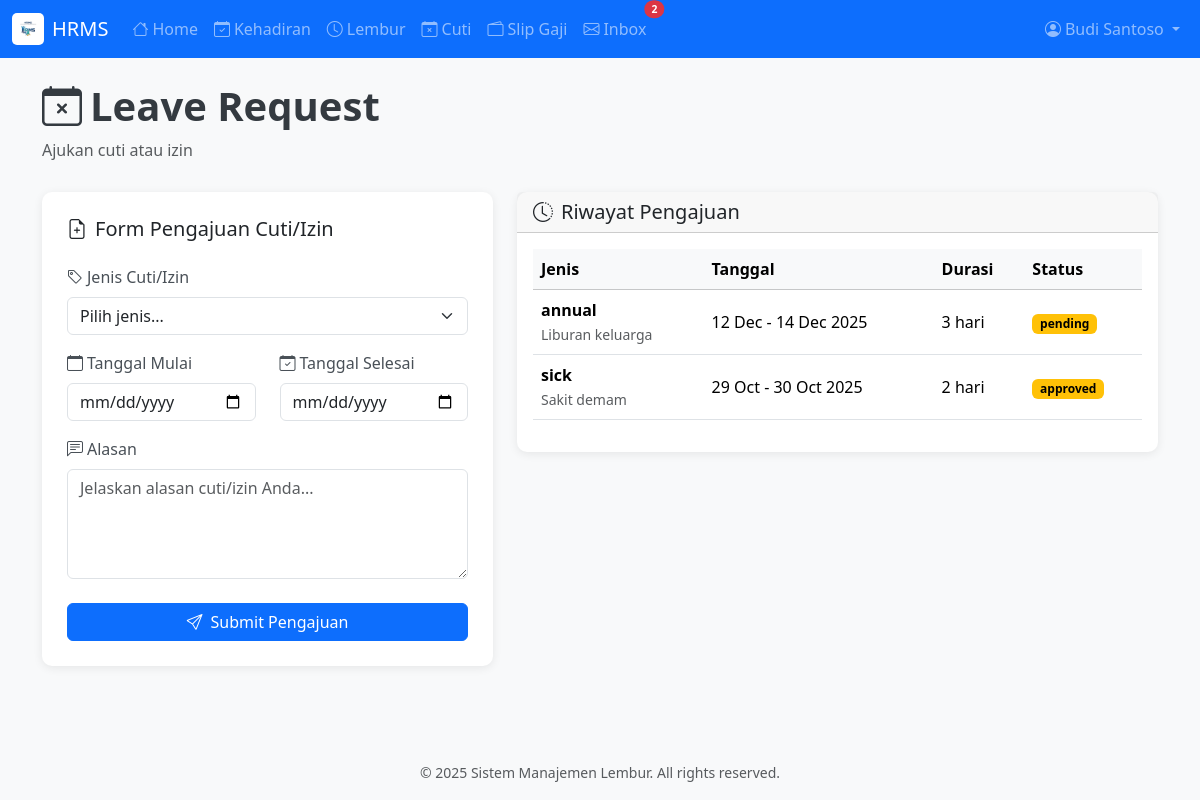
The page /leave.php (signed in) on the database its author committed.
### tables this page shows
CREATE TABLE leave_requests (
    id INT AUTO_INCREMENT PRIMARY KEY,
    employee_id INT NOT NULL,
    leave_type ENUM('annual', 'sick', 'personal', 'maternity', 'paternity', 'unpaid') NOT NULL,
    start_date DATE NOT NULL,
    end_date DATE NOT NULL,
    reason TEXT,
    status ENUM('pending', 'approved', 'rejected') DEFAULT 'pending',
    approved_by INT,
    created_at TIMESTAMP DEFAULT CURRENT_TIMESTAMP,
    updated_at TIMESTAMP DEFAULT CURRENT_TIMESTAMP ON UPDATE CURRENT_TIMESTAMP,
    INDEX idx_leave_employee (employee_id),
    INDEX idx_leave_status (status),
    FOREIGN KEY (employee_id) REFERENCES users(id) ON DELETE CASCADE,
    FOREIGN KEY (approved_by) REFERENCES users(id) ON DELETE SET NULL
);

### leave.php (the view, shortened to what this page needs)
<?php
$database = new Database();
$conn = $database->getConnection();
$userId = getCurrentUserId();
$stmtHistory = $conn->prepare("
    SELECT lr.*, u.full_name as approver_name
    FROM leave_requests lr
    LEFT JOIN users u ON lr.approved_by = u.id
    WHERE lr.employee_id = :user_id
    ORDER BY lr.created_at DESC
");
$stmtHistory->execute([':user_id' => $userId]);
$leaveHistory = $stmtHistory->fetchAll();
require_once 'includes/header.php';
?>
<div class="container">
    <div class="page-header">
        <h1><i class="bi bi-calendar-x me-2"></i>Leave Request</h1>
        <p class="text-muted">Ajukan cuti atau izin</p>
    </div>
    <div class="row">
        <div class="col-lg-5 mb-4">
            <div class="overtime-form">
                <h5 class="mb-4"><i class="bi bi-file-earmark-plus me-2"></i>Form Pengajuan Cuti/Izin</h5>
                <form method="POST" action="">
                    <div class="mb-3">
                        <label for="leave_type" class="form-label">
                            <i class="bi bi-tag me-1"></i>Jenis Cuti/Izin
                        </label>
                        <select class="form-select" id="leave_type" name="leave_type" required>
                            <option value="">Pilih jenis...</option>
                        </select>
                    </div>
                    <div class="row">
                        <div class="col-6">
                            <div class="mb-3">
                                <label for="start_date" class="form-label">
                                    <i class="bi bi-calendar me-1"></i>Tanggal Mulai
                                </label>
                                <input type="date" class="form-control" id="start_date" name="start_date"
                                       value="<?php echo htmlspecialchars($_POST['start_date'] ?? ''); ?>" required>
                            </div>
                        </div>
                        <div class="col-6">
                            <div class="mb-3">
                                <label for="end_date" class="form-label">
                                    <i class="bi bi-calendar-check me-1"></i>Tanggal Selesai
                                </label>
                                <input type="date" class="form-control" id="end_date" name="end_date"
                                       value="<?php echo htmlspecialchars($_POST['end_date'] ?? ''); ?>" required>
                            </div>
                        </div>
                    </div>
                    <div class="mb-4">
                        <label for="reason" class="form-label">
                            <i class="bi bi-chat-left-text me-1"></i>Alasan
                        </label>
                        <textarea class="form-control" id="reason" name="reason" rows="4"
                                  placeholder="Jelaskan alasan cuti/izin Anda..." required><?php echo htmlspecialchars($_POST['reason'] ?? ''); ?></textarea>
                    </div>
                    <button type="submit" class="btn btn-primary w-100">
                        <i class="bi bi-send me-2"></i>Submit Pengajuan
                    </button>
                </form>
            </div>
        </div>
        <div class="col-lg-7">
            <div class="card">
                <div class="card-header">
                    <h5 class="mb-0"><i class="bi bi-clock-history me-2"></i>Riwayat Pengajuan</h5>
                </div>
                <div class="card-body">
                    <?php if (empty($leaveHistory)): ?>
                        <div class="empty-state">
                            <i class="bi bi-inbox"></i>
                            <h5>Belum Ada Riwayat</h5>
                            <p>Riwayat pengajuan cuti/izin Anda akan muncul di sini.</p>
                        </div>
                    <?php else: ?>
                        <div class="table-responsive">
                            <table class="table table-hover align-middle">
                                <thead class="table-light">
                                    <tr>
                                        <th>Jenis</th>
                                        <th>Tanggal</th>
                                        <th>Durasi</th>
                                        <th>Status</th>
                                    </tr>
                                </thead>
                                <tbody>
                                    <?php foreach ($leaveHistory as $leave):
                                        $leaveTypes = [
                                            'SICK' => 'Sakit',
                                            'ANNUAL' => 'Cuti Tahunan',
                                            'PERSONAL' => 'Keperluan Pribadi',
                                            'MATERNITY' => 'Cuti Melahirkan',
                                            'MARRIAGE' => 'Cuti Menikah',
                                            'BEREAVEMENT' => 'Cuti Duka',
                                            'OTHER' => 'Lainnya'
                                        ];
                                        $days = (strtotime($leave['end_date']) - strtotime($leave['start_date'])) / 86400 + 1;
                                    ?>
                                        <tr>
                                            <td>
                                                <strong><?php echo $leaveTypes[$leave['leave_type']] ?? $leave['leave_type']; ?></strong>
                                                <br><small class="text-muted"><?php echo htmlspecialchars(substr($leave['reason'], 0, 30)) . (strlen($leave['reason']) > 30 ? '...' : ''); ?></small>
                                            </td>
                                            <td>
                                                <?php echo date('d M', strtotime($leave['start_date'])); ?> -
                                                <?php echo date('d M Y', strtotime($leave['end_date'])); ?>
                                            </td>
                                            <td><?php echo $days; ?> hari</td>
                                            <td>
                                                <?php
                                                    $badgeClass = 'badge-pending';
                                                ?>
                                                <span class="badge <?php echo $badgeClass; ?>"><?php echo $leave['status']; ?></span>
                                            </td>
                                        </tr>
                                    <?php endforeach; ?>
                                </tbody>
                            </table>
                        </div>
                    <?php endif; ?>
                </div>
            </div>
        </div>
    </div>
</div>
<?php require_once 'includes/footer.php'; ?>

### css/style.css (style rules this page uses)
:root { --primary-color: #0d6efd; --success-color: #198754; --warning-color: #ffc107; --danger-color: #dc3545; }
body { min-height: 100vh; display: flex; flex-direction: column; background-color: #f8f9fa; }
.card { border: none; border-radius: 10px; box-shadow: 0 2px 10px rgba(0, 0, 0, 0.08); transition: transform 0.2s, box-shadow 0.2s; }
.badge-pending { background-color: var(--warning-color); color: #000; }
.overtime-form { background: white; border-radius: 10px; padding: 25px; box-shadow: 0 2px 10px rgba(0, 0, 0, 0.08); }
.form-label { font-weight: 500; color: #495057; }
.page-header { margin-bottom: 30px; }
.page-header h1 { color: #343a40; font-weight: 600; }

### rows shown on the page
leave_requests: leave_type "annual", reason "Liburan keluarga", start_date "12 Dec", end_date "14 Dec 2025", days "3", status "pending"
leave_requests: leave_type "sick", reason "Sakit demam", start_date "29 Oct", end_date "30 Oct 2025", days "2", status "approved"

### other values the page prints
$unreadCount "2"
getCurrentUserName() "Budi Santoso"
